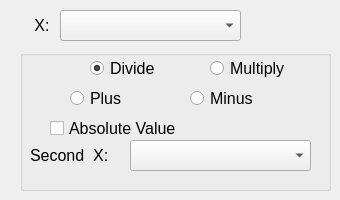
               <widget class="QWidget" name="tab_3">
                <attribute name="title">
                 <string>X</string>
                </attribute>
                <widget class="QLabel" name="label_2">
                 <property name="geometry">
                  <rect>
                   <x>30</x>
                   <y>10</y>
                   <width>31</width>
                   <height>31</height>
                  </rect>
                 </property>
                 <property name="font">
                  <font>
                   <pointsize>12</pointsize>
                  </font>
                 </property>
                 <property name="text">
                  <string> X:</string>
                 </property>
                </widget>
                <widget class="QComboBox" name="comboBox_x">
                 <property name="geometry">
                  <rect>
                   <x>60</x>
                   <y>10</y>
                   <width>181</width>
                   <height>31</height>
                  </rect>
                 </property>
                 <property name="font">
                  <font>
                   <pointsize>12</pointsize>
                  </font>
                 </property>
                </widget>
                <widget class="QGroupBox" name="groupBox_x">
                 <property name="geometry">
                  <rect>
                   <x>20</x>
                   <y>50</y>
                   <width>311</width>
                   <height>141</height>
                  </rect>
                 </property>
                 <property name="title">
                  <string/>
                 </property>
                 <widget class="QComboBox" name="comboBox_second_x">
                  <property name="geometry">
                   <rect>
                    <x>110</x>
                    <y>90</y>
                    <width>181</width>
                    <height>31</height>
                   </rect>
                  </property>
                  <property name="font">
                   <font>
                    <pointsize>12</pointsize>
                   </font>
                  </property>
                 </widget>
                 <widget class="QRadioButton" name="radioButton_x_multiply">
                  <property name="geometry">
                   <rect>
                    <x>190</x>
                    <y>10</y>
                    <width>81</width>
                    <height>17</height>
                   </rect>
                  </property>
                  <property name="font">
                   <font>
                    <pointsize>12</pointsize>
                   </font>
                  </property>
                  <property name="text">
                   <string>Multiply</string>
                  </property>
                 </widget>
                 <widget class="QRadioButton" name="radioButton_x_divide">
                  <property name="geometry">
                   <rect>
                    <x>70</x>
                    <y>10</y>
                    <width>71</width>
                    <height>17</height>
                   </rect>
                  </property>
                  <property name="font">
                   <font>
                    <pointsize>12</pointsize>
                   </font>
                  </property>
                  <property name="text">
                   <string>Divide</string>
                  </property>
                  <property name="checked">
                   <bool>true</bool>
                  </property>
                 </widget>
                 <widget class="QRadioButton" name="radioButton_x_plus">
                  <property name="geometry">
                   <rect>
                    <x>50</x>
                    <y>40</y>
                    <width>71</width>
                    <height>17</height>
                   </rect>
                  </property>
                  <property name="font">
                   <font>
                    <pointsize>12</pointsize>
                   </font>
                  </property>
                  <property name="text">
                   <string>Plus</string>
                  </property>
                 </widget>
                 <widget class="QRadioButton" name="radioButton_x_minus">
                  <property name="geometry">
                   <rect>
                    <x>170</x>
                    <y>40</y>
                    <width>71</width>
                    <height>17</height>
                   </rect>
                  </property>
                  <property name="font">
                   <font>
                    <pointsize>12</pointsize>
                   </font>
                  </property>
                  <property name="text">
                   <string>Minus</string>
                  </property>
                 </widget>
                 <widget class="QLabel" name="label_12">
                  <property name="geometry">
                   <rect>
                    <x>10</x>
                    <y>90</y>
                    <width>81</width>
                    <height>31</height>
                   </rect>
                  </property>
                  <property name="font">
                   <font>
                    <pointsize>12</pointsize>
                   </font>
                  </property>
                  <property name="text">
                   <string>Second  X:</string>
                  </property>
                 </widget>
                 <widget class="QCheckBox" name="checkBox_x_value">
                  <property name="geometry">
                   <rect>
                    <x>30</x>
                    <y>70</y>
                    <width>131</width>
                    <height>17</height>
                   </rect>
                  </property>
                  <property name="font">
                   <font>
                    <pointsize>12</pointsize>
                   </font>
                  </property>
                  <property name="text">
                   <string>Absolute Value</string>
                  </property>
                 </widget>
                </widget>
               </widget>
